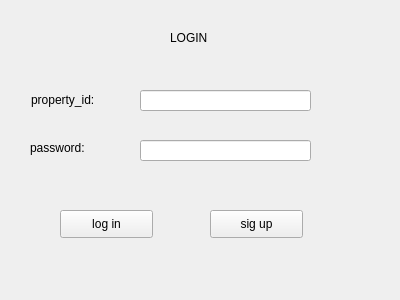
<?xml version="1.0" encoding="UTF-8"?>
<ui version="4.0">
 <class>login</class>
 <widget class="QWidget" name="login">
  <property name="geometry">
   <rect>
    <x>0</x>
    <y>0</y>
    <width>400</width>
    <height>300</height>
   </rect>
  </property>
  <property name="windowTitle">
   <string>Form</string>
  </property>
  <widget class="QLabel" name="login_label">
   <property name="geometry">
    <rect>
     <x>170</x>
     <y>30</y>
     <width>72</width>
     <height>15</height>
    </rect>
   </property>
   <property name="text">
    <string>LOGIN</string>
   </property>
  </widget>
  <widget class="QLabel" name="id_label">
   <property name="geometry">
    <rect>
     <x>31</x>
     <y>90</y>
     <width>101</width>
     <height>20</height>
    </rect>
   </property>
   <property name="text">
    <string>property_id:</string>
   </property>
  </widget>
  <widget class="QLabel" name="password_label">
   <property name="geometry">
    <rect>
     <x>30</x>
     <y>140</y>
     <width>101</width>
     <height>16</height>
    </rect>
   </property>
   <property name="text">
    <string>password:</string>
   </property>
  </widget>
  <widget class="QLineEdit" name="id_editor">
   <property name="geometry">
    <rect>
     <x>140</x>
     <y>90</y>
     <width>171</width>
     <height>21</height>
    </rect>
   </property>
  </widget>
  <widget class="QLineEdit" name="password_editor">
   <property name="geometry">
    <rect>
     <x>140</x>
     <y>140</y>
     <width>171</width>
     <height>21</height>
    </rect>
   </property>
   <property name="echoMode">
    <enum>QLineEdit::Password</enum>
   </property>
  </widget>
  <widget class="QPushButton" name="login_btn">
   <property name="geometry">
    <rect>
     <x>60</x>
     <y>210</y>
     <width>93</width>
     <height>28</height>
    </rect>
   </property>
   <property name="text">
    <string>log in</string>
   </property>
  </widget>
  <widget class="QPushButton" name="sig_up_btn">
   <property name="geometry">
    <rect>
     <x>210</x>
     <y>210</y>
     <width>93</width>
     <height>28</height>
    </rect>
   </property>
   <property name="text">
    <string>sig up</string>
   </property>
  </widget>
 </widget>
 <resources/>
 <connections/>
</ui>
